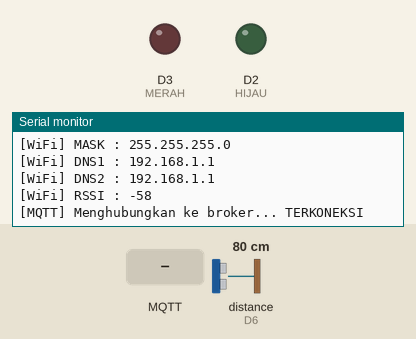
Recording of a sketch running on a simulated ESP8266 (NodeMCU). Parts: output pins drawn as LEDs (lit = HIGH), the last lines printed to the serial monitor. The inputs (shaded band) are chosen by the test bench; at power-on: distance to the obstacle (sensor on D6) 80 cm. The echo pulse lasts 58.3 µs per cm; WiFi joins after 1.5 s; servers stay silent unless stated; no MQTT or app messages arrive unless stated; pins used as bus, display or sensor lines are not drawn.

Above: at 2.7 s.
2.8 s: MQTT message "1" arrives on the first subscribed topic
At 3.8 s:
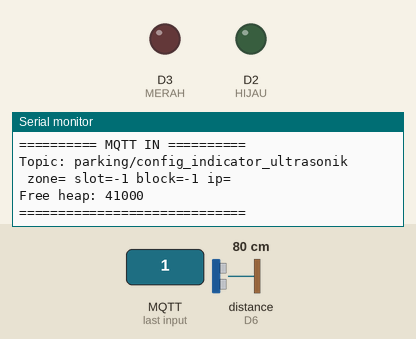
4.3 s: MQTT message "on" arrives on the first subscribed topic
At 4.7 s:
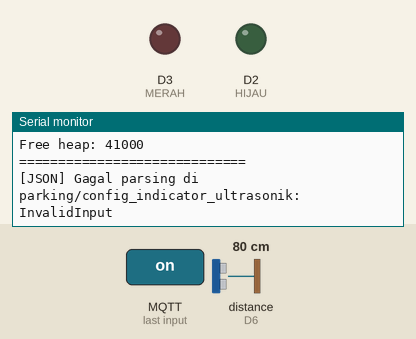

Measured:
- after the input at 2.8 s, the serial monitor: prints a new line at once (image 1)
- after the input at 4.3 s, the serial monitor: prints a new line at once (image 2)

The sketch:

mqtt_ultrasonik.ino
```cpp
// =====================
// Program: MQTT Subscriber ESP8266 (Fixed/Improved)
// Fungsi: Konek ke broker RabbitMQ dan kontrol lampu berdasar pesan dari topic,
//         sekaligus baca sensor ultrasonik dan publish jarak.
// Board:  NodeMCU/ESP-12E (ESP8266)
// =====================

#include <ESP8266WiFi.h>
#include <PubSubClient.h>
#include <ArduinoJson.h>

// ====== Konfigurasi WiFi ======
const char* SSID = "JMTO_ITDEV";
const char* PASS = "2508002015";

// ====== Konfigurasi MQTT ======
const char* mqtt_server = "172.17.17.233";   // IP broker RabbitMQ / Mosquitto
const int   mqtt_port   = 1883;
const char* mqtt_user   = "aicctv";
const char* mqtt_pass   = "@Jmt02022!";
const char* MQTT_CLIENT_ID = "parking-1-esp"; //nama harus beda dengan cu yang lain

// ====== Topic ======
const char* topic_indicator = "parking/config_indicator_ultrasonik"; // config (optional)
const char* topic_control   = "parkir/GF/1/1/cmd";                   // <-- control lampu by MQTT
const char* topic_published = "parkir/GF/1/1";                       // publish jarak/status

// ====== Pin Ultrasonik (HC-SR04) & LED ======
#define TRIG_PIN D5
#define ECHO_PIN D6
#define HIJAU    D2
#define MERAH    D3

// ===== Static IP (ON/OFF) =====
#define USE_STATIC_IP  1   // 1 = pakai static IP, 0 = DHCP
// Contoh: 172.17.17.209 /24, gateway 172.17.17.1
IPAddress STATIC_IP(172, 17, 17, 209);
IPAddress GATEWAY  (172, 17, 17, 1);
IPAddress SUBNET   (255, 255, 255, 0);
IPAddress DNS1     (8, 8, 8, 8);     // boleh pakai DNS internal
IPAddress DNS2     (1, 1, 1, 1);     // optional

// ====== Koneksi MQTT ======
WiFiClient    espClient;
PubSubClient  client(espClient);

// ----- Variabel -----
long  duration = 0;
float distance = 0;

// ====== Struktur data hasil parse ======
struct ZoneDetail {
  String zone_id_parkir;
  int    block_id_parkir = -1;
  String state_parkir;         // contoh "111111"
  String updated_at;           // contoh "2025-10-16T06:39:32Z"
  bool   fresh   = false;      // true jika baru diterima
} zoneDetail;

struct IndicatorCfg {
  String zone_indicator;
  int    slot_parking_id_indicator = -1;
  int    block_id_indicator        = -1;
  String ip_address;
  bool   fresh          = false; // true jika baru diterima
} indicatorCfg;

// ====== Helpers ======
void setLampuMerah() {
  digitalWrite(MERAH, HIGH);
  digitalWrite(HIJAU, LOW);
}

void setLampuHijau() {
  digitalWrite(MERAH, LOW);
  digitalWrite(HIJAU, HIGH);
}

void setLampuOff() {
  digitalWrite(MERAH, LOW);
  digitalWrite(HIJAU, LOW);
}

void logJsonError(const char* where, DeserializationError e) {
  Serial.print("[JSON] Gagal parsing di ");
  Serial.print(where);
  Serial.print(": ");
  Serial.println(e.c_str());
}

void printNetInfo() {
  Serial.print("[WiFi] IP   : "); Serial.println(WiFi.localIP());
  Serial.print("[WiFi] GW   : "); Serial.println(WiFi.gatewayIP());
  Serial.print("[WiFi] MASK : "); Serial.println(WiFi.subnetMask());
  Serial.print("[WiFi] DNS1 : "); Serial.println(WiFi.dnsIP(0));
  Serial.print("[WiFi] DNS2 : "); Serial.println(WiFi.dnsIP(1));
  Serial.print("[WiFi] RSSI : "); Serial.println(WiFi.RSSI());
}

// =====================
// Callback MQTT
// =====================
void callback(char* topic, byte* payload, unsigned int length) {

  StaticJsonDocument<768> doc;
  DeserializationError err = deserializeJson(doc, payload, length);
  if (err) { logJsonError(topic, err); return; }

  Serial.println("========== MQTT IN ==========");
  Serial.print("Topic: ");
  Serial.println(topic);

  if (strcmp(topic, topic_indicator) == 0) {
    // Config payload (opsional)
    indicatorCfg.zone_indicator            = doc["zone"]            | "";
    indicatorCfg.slot_parking_id_indicator = doc["slot_parking_id"] | -1;
    indicatorCfg.block_id_indicator        = doc["block_id"]        | -1;
    indicatorCfg.ip_address                = doc["ip_address"]      | "";
    indicatorCfg.fresh = true;

    Serial.print(" zone=");     Serial.print(indicatorCfg.zone_indicator);
    Serial.print(" slot=");     Serial.print(indicatorCfg.slot_parking_id_indicator);
    Serial.print(" block=");    Serial.print(indicatorCfg.block_id_indicator);
    Serial.print(" ip=");       Serial.println(indicatorCfg.ip_address);
  }

  Serial.print("Free heap: ");
  Serial.println(ESP.getFreeHeap());
  Serial.println("=============================");
}

// =====================
// Fungsi Koneksi WiFi
// =====================
void setup_wifi() {
  Serial.begin(115200);
  delay(10);
  Serial.println();

  WiFi.mode(WIFI_STA);
  WiFi.setSleep(false);                 // jaga koneksi MQTT lebih stabil
  WiFi.hostname("ESP8266-GF-01");       // ganti sesuai kebutuhan

  if (USE_STATIC_IP) {
    if (!WiFi.config(STATIC_IP, GATEWAY, SUBNET, DNS1, DNS2)) {
      Serial.println("[WiFi] WiFi.config() gagal");
    } else {
      Serial.print("[WiFi] Static IP diset: "); Serial.println(STATIC_IP);
    }
  }

  WiFi.begin(SSID, PASS);
  uint32_t t0 = millis();
  while (WiFi.status() != WL_CONNECTED && millis() - t0 < 30000) {
    delay(500); Serial.print(".");
  }
  Serial.println();
  Serial.print("[WiFi] Status : "); Serial.println(WiFi.status());
  printNetInfo();
}

// ====== Reconnect MQTT (non-blocking dengan backoff) ======
unsigned long nextMqttAttemptMs = 0;
const unsigned long MQTT_RETRY_MS = 5000;

// Optional: Last Will (status offline)
const char* willTopic   = "parkir/GF/1/1/status";
const char* willMessage = "offline";

void mqtt_try_connect() {
  if (client.connected()) return;
  unsigned long now = millis();
  if (now < nextMqttAttemptMs) return;

  Serial.print("[MQTT] Menghubungkan ke broker... ");

  // connect(clientID, user, pass, willTopic, willQoS, willRetain, willMessage, cleanSession)
  bool ok = client.connect(
    MQTT_CLIENT_ID,
    mqtt_user,
    mqtt_pass,
    willTopic, 0, true, willMessage, true
  );

  if (ok) {
    Serial.println("TERKONEKSI");
    client.subscribe(topic_indicator);
    // mark online
    client.publish(willTopic, "online", true);
  } else {
    Serial.print("Gagal, rc="); Serial.println(client.state());
    nextMqttAttemptMs = now + MQTT_RETRY_MS;
  }
}

// =====================
// Setup Awal
// =====================
void setup() {
  pinMode(MERAH, OUTPUT);
  pinMode(HIJAU, OUTPUT);
  setLampuOff();

  pinMode(TRIG_PIN, OUTPUT);
  pinMode(ECHO_PIN, INPUT);

  setup_wifi();

  client.setServer(mqtt_server, mqtt_port);
  client.setCallback(callback);
  client.setKeepAlive(60);
  client.setSocketTimeout(5);
  client.setBufferSize(2048);   // kalau payload JSON bisa > 512 byte

  // coba connect pertama kali
  mqtt_try_connect();
}

// ====== Loop timing ======
unsigned long lastMeasureMs = 0;
const unsigned long MEASURE_MS = 10000;

// =====================
// Loop Utama
// =====================
void loop() {
  // Jaga WiFi
  if (WiFi.status() != WL_CONNECTED) {
    // Bisa tambahkan strategi reconnect jika diperlukan
  }

  // Jaga MQTT
  if (!client.connected()) {
    mqtt_try_connect();
  }
  client.loop(); // non-blocking

  // Ukur jarak (non-blocking timing)
  unsigned long now = millis();
  if (now - lastMeasureMs >= MEASURE_MS) {
    lastMeasureMs = now;

    // Kirim pulsa ultrasonik
    digitalWrite(TRIG_PIN, LOW);
    delayMicroseconds(2);
    digitalWrite(TRIG_PIN, HIGH);
    delayMicroseconds(10);
    digitalWrite(TRIG_PIN, LOW);

    // Baca echo dan hitung jarak (timeout 30ms ≈ ~5m)
    duration = pulseIn(ECHO_PIN, HIGH, 30000UL);
    if (duration == 0)
    {
      distance = -1;
    }
    else
    {
      distance = duration * 0.034f / 2.0f;
    }

    Serial.print("📏 Jarak: ");

    if (distance < 0)
      {
      Serial.println("no-echo");
      }
    else
      {
        Serial.print(distance); Serial.println(" cm");
      }

    if (WiFi.localIP().toString() == indicatorCfg.ip_address) {
      Serial.println("==========================================");
      Serial.println("STATE SESUAI IP YANG DIBUTUHKAN");
      Serial.println(indicatorCfg.zone_indicator);
      Serial.println(indicatorCfg.block_id_indicator);
      Serial.println(distance);
      //if (distance )
      int occupied = (distance >= 0 && distance < 20.0); // <20 cm = TERISI

      if (occupied==1) {
        Serial.println(F("MERAH ON | TERISI"));
        digitalWrite(MERAH, LOW);   // RED ON
        digitalWrite(HIJAU, HIGH);    // GREEN OFF
      } else {
        Serial.println(F("HIJAU ON | KOSONG"));
        digitalWrite(MERAH, HIGH);    // RED OFF
        digitalWrite(HIJAU, LOW);   // GREEN ON
      }


       // Build JSON payload
      StaticJsonDocument<256> doc;
      doc["zone_id"]    = indicatorCfg.zone_indicator;
      doc["block_id"]   = indicatorCfg.block_id_indicator;

      doc["state"]      = occupied;
      doc["ip_address"] = STATIC_IP.toString();;


      char buf[1024];
      size_t n = serializeJson(doc, buf, sizeof(buf));
      // if (n < sizeof(buf)) buf[n] = '\0';
      //   Serial.println(buf);

      boolean ok = client.publish(
        topic_published,                 // sudah const char*, tidak perlu .c_str()
        (const uint8_t*)buf,             // cast payload ke uint8_t*
        (unsigned int)n,                 // length
        false                            // retained
      );

      Serial.println(ok ? "Published telemetry" : "Publish failed");

        // QoS 1 + retain=false
        // boolean ok = mqtt.publish(TOPIC_PUB, buf, n, false);
        // Serial.println(ok ? "Published telemetry" : "Publish failed");

    }

    //{"zone_id": "GF", "block_id": 1, "state": "111111", "updated_at": "2025-10-10T08:58:14Z"}


    }
  }
```
